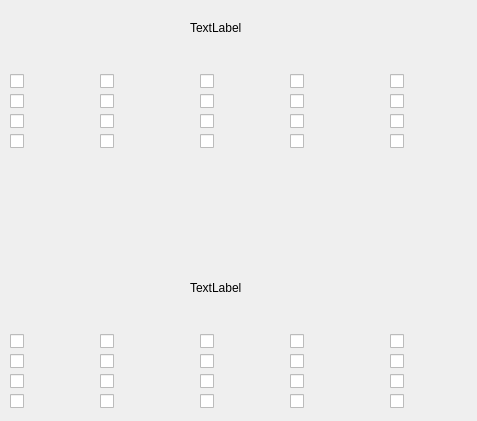
             <widget class="QWidget" name="tab_2">
              <attribute name="title">
               <string>Bussiness</string>
              </attribute>
              <attribute name="toolTip">
               <string>A business email address is an email address that includes your company's domain name. For example, name@companyname.com. 
</string>
              </attribute>
              <attribute name="whatsThis">
               <string>A business email address is an email address that includes your company's domain name. For example, name@companyname.com.  </string>
              </attribute>
              <widget class="QLabel" name="label_5">
               <property name="geometry">
                <rect>
                 <x>190</x>
                 <y>280</y>
                 <width>71</width>
                 <height>16</height>
                </rect>
               </property>
               <property name="text">
                <string>TextLabel</string>
               </property>
              </widget>
              <widget class="QLabel" name="label_6">
               <property name="geometry">
                <rect>
                 <x>190</x>
                 <y>20</y>
                 <width>71</width>
                 <height>16</height>
                </rect>
               </property>
               <property name="text">
                <string>TextLabel</string>
               </property>
              </widget>
              <widget class="QCheckBox" name="checkBox_307">
               <property name="geometry">
                <rect>
                 <x>100</x>
                 <y>90</y>
                 <width>78</width>
                 <height>22</height>
                </rect>
               </property>
               <property name="text">
                <string/>
               </property>
              </widget>
              <widget class="QCheckBox" name="checkBox_308">
               <property name="geometry">
                <rect>
                 <x>200</x>
                 <y>130</y>
                 <width>78</width>
                 <height>22</height>
                </rect>
               </property>
               <property name="text">
                <string/>
               </property>
              </widget>
              <widget class="QCheckBox" name="checkBox_309">
               <property name="geometry">
                <rect>
                 <x>10</x>
                 <y>130</y>
                 <width>78</width>
                 <height>22</height>
                </rect>
               </property>
               <property name="text">
                <string/>
               </property>
              </widget>
              <widget class="QCheckBox" name="checkBox_310">
               <property name="geometry">
                <rect>
                 <x>290</x>
                 <y>70</y>
                 <width>78</width>
                 <height>22</height>
                </rect>
               </property>
               <property name="text">
                <string/>
               </property>
              </widget>
              <widget class="QCheckBox" name="checkBox_311">
               <property name="geometry">
                <rect>
                 <x>290</x>
                 <y>130</y>
                 <width>78</width>
                 <height>22</height>
                </rect>
               </property>
               <property name="text">
                <string/>
               </property>
              </widget>
              <widget class="QCheckBox" name="checkBox_312">
               <property name="geometry">
                <rect>
                 <x>10</x>
                 <y>70</y>
                 <width>78</width>
                 <height>22</height>
                </rect>
               </property>
               <property name="text">
                <string/>
               </property>
              </widget>
              <widget class="QCheckBox" name="checkBox_313">
               <property name="geometry">
                <rect>
                 <x>100</x>
                 <y>110</y>
                 <width>78</width>
                 <height>22</height>
                </rect>
               </property>
               <property name="text">
                <string/>
               </property>
              </widget>
              <widget class="QCheckBox" name="checkBox_314">
               <property name="geometry">
                <rect>
                 <x>10</x>
                 <y>110</y>
                 <width>78</width>
                 <height>22</height>
                </rect>
               </property>
               <property name="text">
                <string/>
               </property>
              </widget>
              <widget class="QCheckBox" name="checkBox_315">
               <property name="geometry">
                <rect>
                 <x>290</x>
                 <y>110</y>
                 <width>78</width>
                 <height>22</height>
                </rect>
               </property>
               <property name="text">
                <string/>
               </property>
              </widget>
              <widget class="QCheckBox" name="checkBox_316">
               <property name="geometry">
                <rect>
                 <x>390</x>
                 <y>110</y>
                 <width>78</width>
                 <height>22</height>
                </rect>
               </property>
               <property name="text">
                <string/>
               </property>
              </widget>
              <widget class="QCheckBox" name="checkBox_317">
               <property name="geometry">
                <rect>
                 <x>100</x>
                 <y>70</y>
                 <width>78</width>
                 <height>22</height>
                </rect>
               </property>
               <property name="text">
                <string/>
               </property>
              </widget>
              <widget class="QCheckBox" name="checkBox_318">
               <property name="geometry">
                <rect>
                 <x>200</x>
                 <y>70</y>
                 <width>78</width>
                 <height>22</height>
                </rect>
               </property>
               <property name="text">
                <string/>
               </property>
              </widget>
              <widget class="QCheckBox" name="checkBox_319">
               <property name="geometry">
                <rect>
                 <x>390</x>
                 <y>130</y>
                 <width>78</width>
                 <height>22</height>
                </rect>
               </property>
               <property name="text">
                <string/>
               </property>
              </widget>
              <widget class="QCheckBox" name="checkBox_320">
               <property name="geometry">
                <rect>
                 <x>390</x>
                 <y>70</y>
                 <width>78</width>
                 <height>22</height>
                </rect>
               </property>
               <property name="text">
                <string/>
               </property>
              </widget>
              <widget class="QCheckBox" name="checkBox_321">
               <property name="geometry">
                <rect>
                 <x>200</x>
                 <y>110</y>
                 <width>78</width>
                 <height>22</height>
                </rect>
               </property>
               <property name="text">
                <string/>
               </property>
              </widget>
              <widget class="QCheckBox" name="checkBox_322">
               <property name="geometry">
                <rect>
                 <x>10</x>
                 <y>90</y>
                 <width>78</width>
                 <height>22</height>
                </rect>
               </property>
               <property name="text">
                <string/>
               </property>
              </widget>
              <widget class="QCheckBox" name="checkBox_323">
               <property name="geometry">
                <rect>
                 <x>200</x>
                 <y>90</y>
                 <width>78</width>
                 <height>22</height>
                </rect>
               </property>
               <property name="text">
                <string/>
               </property>
              </widget>
              <widget class="QCheckBox" name="checkBox_324">
               <property name="geometry">
                <rect>
                 <x>100</x>
                 <y>130</y>
                 <width>78</width>
                 <height>22</height>
                </rect>
               </property>
               <property name="text">
                <string/>
               </property>
              </widget>
              <widget class="QCheckBox" name="checkBox_325">
               <property name="geometry">
                <rect>
                 <x>390</x>
                 <y>91</y>
                 <width>78</width>
                 <height>21</height>
                </rect>
               </property>
               <property name="text">
                <string/>
               </property>
              </widget>
              <widget class="QCheckBox" name="checkBox_326">
               <property name="geometry">
                <rect>
                 <x>290</x>
                 <y>90</y>
                 <width>78</width>
                 <height>22</height>
                </rect>
               </property>
               <property name="text">
                <string/>
               </property>
              </widget>
              <widget class="QCheckBox" name="checkBox_327">
               <property name="geometry">
                <rect>
                 <x>100</x>
                 <y>350</y>
                 <width>78</width>
                 <height>22</height>
                </rect>
               </property>
               <property name="text">
                <string/>
               </property>
              </widget>
              <widget class="QCheckBox" name="checkBox_328">
               <property name="geometry">
                <rect>
                 <x>200</x>
                 <y>390</y>
                 <width>78</width>
                 <height>22</height>
                </rect>
               </property>
               <property name="text">
                <string/>
               </property>
              </widget>
              <widget class="QCheckBox" name="checkBox_329">
               <property name="geometry">
                <rect>
                 <x>10</x>
                 <y>390</y>
                 <width>78</width>
                 <height>22</height>
                </rect>
               </property>
               <property name="text">
                <string/>
               </property>
              </widget>
              <widget class="QCheckBox" name="checkBox_330">
               <property name="geometry">
                <rect>
                 <x>290</x>
                 <y>330</y>
                 <width>78</width>
                 <height>22</height>
                </rect>
               </property>
               <property name="text">
                <string/>
               </property>
              </widget>
              <widget class="QCheckBox" name="checkBox_331">
               <property name="geometry">
                <rect>
                 <x>290</x>
                 <y>390</y>
                 <width>78</width>
                 <height>22</height>
                </rect>
               </property>
               <property name="text">
                <string/>
               </property>
              </widget>
              <widget class="QCheckBox" name="checkBox_332">
               <property name="geometry">
                <rect>
                 <x>10</x>
                 <y>330</y>
                 <width>78</width>
                 <height>22</height>
                </rect>
               </property>
               <property name="text">
                <string/>
               </property>
              </widget>
              <widget class="QCheckBox" name="checkBox_333">
               <property name="geometry">
                <rect>
                 <x>100</x>
                 <y>370</y>
                 <width>78</width>
                 <height>22</height>
                </rect>
               </property>
               <property name="text">
                <string/>
               </property>
              </widget>
              <widget class="QCheckBox" name="checkBox_334">
               <property name="geometry">
                <rect>
                 <x>10</x>
                 <y>370</y>
                 <width>78</width>
                 <height>22</height>
                </rect>
               </property>
               <property name="text">
                <string/>
               </property>
              </widget>
              <widget class="QCheckBox" name="checkBox_335">
               <property name="geometry">
                <rect>
                 <x>290</x>
                 <y>370</y>
                 <width>78</width>
                 <height>22</height>
                </rect>
               </property>
               <property name="text">
                <string/>
               </property>
              </widget>
              <widget class="QCheckBox" name="checkBox_336">
               <property name="geometry">
                <rect>
                 <x>390</x>
                 <y>370</y>
                 <width>78</width>
                 <height>22</height>
                </rect>
               </property>
               <property name="text">
                <string/>
               </property>
              </widget>
              <widget class="QCheckBox" name="checkBox_337">
               <property name="geometry">
                <rect>
                 <x>100</x>
                 <y>330</y>
                 <width>78</width>
                 <height>22</height>
                </rect>
               </property>
               <property name="text">
                <string/>
               </property>
              </widget>
              <widget class="QCheckBox" name="checkBox_338">
               <property name="geometry">
                <rect>
                 <x>200</x>
                 <y>330</y>
                 <width>78</width>
                 <height>22</height>
                </rect>
               </property>
               <property name="text">
                <string/>
               </property>
              </widget>
              <widget class="QCheckBox" name="checkBox_339">
               <property name="geometry">
                <rect>
                 <x>390</x>
                 <y>390</y>
                 <width>78</width>
                 <height>22</height>
                </rect>
               </property>
               <property name="text">
                <string/>
               </property>
              </widget>
              <widget class="QCheckBox" name="checkBox_340">
               <property name="geometry">
                <rect>
                 <x>390</x>
                 <y>330</y>
                 <width>78</width>
                 <height>22</height>
                </rect>
               </property>
               <property name="text">
                <string/>
               </property>
              </widget>
              <widget class="QCheckBox" name="checkBox_341">
               <property name="geometry">
                <rect>
                 <x>200</x>
                 <y>370</y>
                 <width>78</width>
                 <height>22</height>
                </rect>
               </property>
               <property name="text">
                <string/>
               </property>
              </widget>
              <widget class="QCheckBox" name="checkBox_342">
               <property name="geometry">
                <rect>
                 <x>10</x>
                 <y>350</y>
                 <width>78</width>
                 <height>22</height>
                </rect>
               </property>
               <property name="text">
                <string/>
               </property>
              </widget>
              <widget class="QCheckBox" name="checkBox_343">
               <property name="geometry">
                <rect>
                 <x>200</x>
                 <y>350</y>
                 <width>78</width>
                 <height>22</height>
                </rect>
               </property>
               <property name="text">
                <string/>
               </property>
              </widget>
              <widget class="QCheckBox" name="checkBox_344">
               <property name="geometry">
                <rect>
                 <x>100</x>
                 <y>390</y>
                 <width>78</width>
                 <height>22</height>
                </rect>
               </property>
               <property name="text">
                <string/>
               </property>
              </widget>
              <widget class="QCheckBox" name="checkBox_345">
               <property name="geometry">
                <rect>
                 <x>390</x>
                 <y>351</y>
                 <width>78</width>
                 <height>21</height>
                </rect>
               </property>
               <property name="text">
                <string/>
               </property>
              </widget>
              <widget class="QCheckBox" name="checkBox_346">
               <property name="geometry">
                <rect>
                 <x>290</x>
                 <y>350</y>
                 <width>78</width>
                 <height>22</height>
                </rect>
               </property>
               <property name="text">
                <string/>
               </property>
              </widget>
             </widget>
